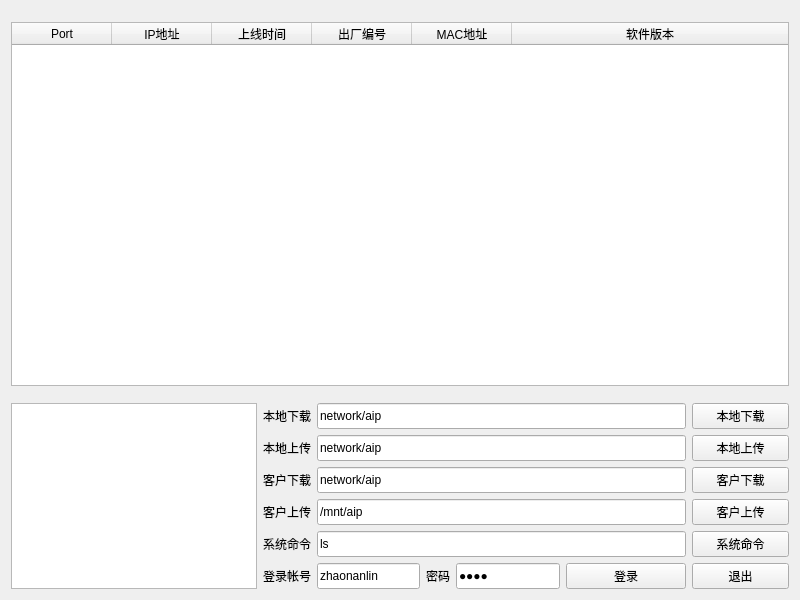
<?xml version="1.0" encoding="UTF-8"?>
<ui version="4.0">
 <class>WinClient</class>
 <widget class="QWidget" name="WinClient">
  <property name="geometry">
   <rect>
    <x>0</x>
    <y>0</y>
    <width>800</width>
    <height>600</height>
   </rect>
  </property>
  <property name="windowTitle">
   <string>WinClient</string>
  </property>
  <layout class="QVBoxLayout" name="verticalLayout_2" stretch="3,1">
   <item>
    <widget class="QWidget" name="widget_5" native="true">
     <layout class="QVBoxLayout" name="verticalLayout">
      <property name="leftMargin">
       <number>0</number>
      </property>
      <property name="rightMargin">
       <number>0</number>
      </property>
      <item>
       <widget class="QTableWidget" name="tabTcp">
        <property name="selectionBehavior">
         <enum>QAbstractItemView::SelectRows</enum>
        </property>
        <attribute name="horizontalHeaderHighlightSections">
         <bool>false</bool>
        </attribute>
        <attribute name="horizontalHeaderStretchLastSection">
         <bool>true</bool>
        </attribute>
        <attribute name="verticalHeaderHighlightSections">
         <bool>false</bool>
        </attribute>
        <column>
         <property name="text">
          <string>Port</string>
         </property>
        </column>
        <column>
         <property name="text">
          <string>IP地址</string>
         </property>
        </column>
        <column>
         <property name="text">
          <string>上线时间</string>
         </property>
        </column>
        <column>
         <property name="text">
          <string>出厂编号</string>
         </property>
        </column>
        <column>
         <property name="text">
          <string>MAC地址</string>
         </property>
        </column>
        <column>
         <property name="text">
          <string>软件版本</string>
         </property>
        </column>
       </widget>
      </item>
     </layout>
    </widget>
   </item>
   <item>
    <widget class="QWidget" name="widget_7" native="true">
     <layout class="QHBoxLayout" name="horizontalLayout_6">
      <property name="leftMargin">
       <number>0</number>
      </property>
      <property name="topMargin">
       <number>0</number>
      </property>
      <property name="rightMargin">
       <number>0</number>
      </property>
      <property name="bottomMargin">
       <number>0</number>
      </property>
      <item>
       <widget class="QWidget" name="widget_10" native="true">
        <layout class="QVBoxLayout" name="verticalLayout_4">
         <property name="leftMargin">
          <number>0</number>
         </property>
         <property name="topMargin">
          <number>0</number>
         </property>
         <property name="rightMargin">
          <number>0</number>
         </property>
         <property name="bottomMargin">
          <number>0</number>
         </property>
         <item>
          <widget class="QTextBrowser" name="Text">
           <property name="verticalScrollBarPolicy">
            <enum>Qt::ScrollBarAlwaysOff</enum>
           </property>
           <property name="horizontalScrollBarPolicy">
            <enum>Qt::ScrollBarAlwaysOff</enum>
           </property>
          </widget>
         </item>
        </layout>
       </widget>
      </item>
      <item>
       <widget class="QWidget" name="widget_2" native="true">
        <layout class="QVBoxLayout" name="verticalLayout_3">
         <property name="leftMargin">
          <number>0</number>
         </property>
         <property name="topMargin">
          <number>0</number>
         </property>
         <property name="rightMargin">
          <number>0</number>
         </property>
         <property name="bottomMargin">
          <number>0</number>
         </property>
         <item>
          <widget class="QWidget" name="widget_3" native="true">
           <layout class="QHBoxLayout" name="horizontalLayout_7">
            <property name="leftMargin">
             <number>0</number>
            </property>
            <property name="topMargin">
             <number>0</number>
            </property>
            <property name="rightMargin">
             <number>0</number>
            </property>
            <property name="bottomMargin">
             <number>0</number>
            </property>
            <item>
             <widget class="QLabel" name="label_3">
              <property name="text">
               <string>本地下载</string>
              </property>
             </widget>
            </item>
            <item>
             <widget class="QLineEdit" name="EditFileLocalGet">
              <property name="sizePolicy">
               <sizepolicy hsizetype="Expanding" vsizetype="Expanding">
                <horstretch>0</horstretch>
                <verstretch>0</verstretch>
               </sizepolicy>
              </property>
              <property name="text">
               <string>network/aip</string>
              </property>
             </widget>
            </item>
            <item>
             <widget class="QPushButton" name="KeyFileLocalGet">
              <property name="sizePolicy">
               <sizepolicy hsizetype="Minimum" vsizetype="Expanding">
                <horstretch>0</horstretch>
                <verstretch>0</verstretch>
               </sizepolicy>
              </property>
              <property name="minimumSize">
               <size>
                <width>97</width>
                <height>0</height>
               </size>
              </property>
              <property name="text">
               <string>本地下载</string>
              </property>
             </widget>
            </item>
           </layout>
          </widget>
         </item>
         <item>
          <widget class="QWidget" name="widget_8" native="true">
           <layout class="QHBoxLayout" name="horizontalLayout_4">
            <property name="leftMargin">
             <number>0</number>
            </property>
            <property name="topMargin">
             <number>0</number>
            </property>
            <property name="rightMargin">
             <number>0</number>
            </property>
            <property name="bottomMargin">
             <number>0</number>
            </property>
            <item>
             <widget class="QLabel" name="label_6">
              <property name="text">
               <string>本地上传</string>
              </property>
             </widget>
            </item>
            <item>
             <widget class="QLineEdit" name="EditFileLocalPut">
              <property name="sizePolicy">
               <sizepolicy hsizetype="Expanding" vsizetype="Expanding">
                <horstretch>0</horstretch>
                <verstretch>0</verstretch>
               </sizepolicy>
              </property>
              <property name="acceptDrops">
               <bool>false</bool>
              </property>
              <property name="text">
               <string>network/aip</string>
              </property>
             </widget>
            </item>
            <item>
             <widget class="QPushButton" name="KeyFileLocalPut">
              <property name="sizePolicy">
               <sizepolicy hsizetype="Minimum" vsizetype="Expanding">
                <horstretch>0</horstretch>
                <verstretch>0</verstretch>
               </sizepolicy>
              </property>
              <property name="minimumSize">
               <size>
                <width>97</width>
                <height>0</height>
               </size>
              </property>
              <property name="text">
               <string>本地上传</string>
              </property>
             </widget>
            </item>
           </layout>
          </widget>
         </item>
         <item>
          <widget class="QWidget" name="widget_4" native="true">
           <layout class="QHBoxLayout" name="horizontalLayout_2">
            <property name="leftMargin">
             <number>0</number>
            </property>
            <property name="topMargin">
             <number>0</number>
            </property>
            <property name="rightMargin">
             <number>0</number>
            </property>
            <property name="bottomMargin">
             <number>0</number>
            </property>
            <item>
             <widget class="QLabel" name="label_4">
              <property name="text">
               <string>客户下载</string>
              </property>
             </widget>
            </item>
            <item>
             <widget class="QLineEdit" name="EditFileClientGet">
              <property name="sizePolicy">
               <sizepolicy hsizetype="Expanding" vsizetype="Expanding">
                <horstretch>0</horstretch>
                <verstretch>0</verstretch>
               </sizepolicy>
              </property>
              <property name="text">
               <string>network/aip</string>
              </property>
             </widget>
            </item>
            <item>
             <widget class="QPushButton" name="KeyFileClientGet">
              <property name="sizePolicy">
               <sizepolicy hsizetype="Minimum" vsizetype="Expanding">
                <horstretch>0</horstretch>
                <verstretch>0</verstretch>
               </sizepolicy>
              </property>
              <property name="minimumSize">
               <size>
                <width>97</width>
                <height>0</height>
               </size>
              </property>
              <property name="text">
               <string>客户下载</string>
              </property>
             </widget>
            </item>
           </layout>
          </widget>
         </item>
         <item>
          <widget class="QWidget" name="widget_6" native="true">
           <layout class="QHBoxLayout" name="horizontalLayout_3">
            <property name="leftMargin">
             <number>0</number>
            </property>
            <property name="topMargin">
             <number>0</number>
            </property>
            <property name="rightMargin">
             <number>0</number>
            </property>
            <property name="bottomMargin">
             <number>0</number>
            </property>
            <item>
             <widget class="QLabel" name="label_5">
              <property name="text">
               <string>客户上传</string>
              </property>
             </widget>
            </item>
            <item>
             <widget class="QLineEdit" name="EditFileClientPut">
              <property name="sizePolicy">
               <sizepolicy hsizetype="Expanding" vsizetype="Expanding">
                <horstretch>0</horstretch>
                <verstretch>0</verstretch>
               </sizepolicy>
              </property>
              <property name="text">
               <string>/mnt/aip</string>
              </property>
             </widget>
            </item>
            <item>
             <widget class="QPushButton" name="KeyFileClientPut">
              <property name="sizePolicy">
               <sizepolicy hsizetype="Minimum" vsizetype="Expanding">
                <horstretch>0</horstretch>
                <verstretch>0</verstretch>
               </sizepolicy>
              </property>
              <property name="minimumSize">
               <size>
                <width>97</width>
                <height>0</height>
               </size>
              </property>
              <property name="text">
               <string>客户上传</string>
              </property>
             </widget>
            </item>
           </layout>
          </widget>
         </item>
         <item>
          <widget class="QWidget" name="widget_9" native="true">
           <layout class="QHBoxLayout" name="horizontalLayout_5">
            <property name="leftMargin">
             <number>0</number>
            </property>
            <property name="topMargin">
             <number>0</number>
            </property>
            <property name="rightMargin">
             <number>0</number>
            </property>
            <property name="bottomMargin">
             <number>0</number>
            </property>
            <item>
             <widget class="QLabel" name="label_7">
              <property name="text">
               <string>系统命令</string>
              </property>
             </widget>
            </item>
            <item>
             <widget class="QLineEdit" name="EditCmdSystem">
              <property name="sizePolicy">
               <sizepolicy hsizetype="Expanding" vsizetype="Expanding">
                <horstretch>0</horstretch>
                <verstretch>0</verstretch>
               </sizepolicy>
              </property>
              <property name="acceptDrops">
               <bool>false</bool>
              </property>
              <property name="text">
               <string>ls</string>
              </property>
             </widget>
            </item>
            <item>
             <widget class="QPushButton" name="KeyCmdSystem">
              <property name="sizePolicy">
               <sizepolicy hsizetype="Minimum" vsizetype="Expanding">
                <horstretch>0</horstretch>
                <verstretch>0</verstretch>
               </sizepolicy>
              </property>
              <property name="minimumSize">
               <size>
                <width>97</width>
                <height>0</height>
               </size>
              </property>
              <property name="text">
               <string>系统命令</string>
              </property>
             </widget>
            </item>
           </layout>
          </widget>
         </item>
         <item>
          <widget class="QWidget" name="widget" native="true">
           <layout class="QHBoxLayout" name="horizontalLayout">
            <property name="leftMargin">
             <number>0</number>
            </property>
            <property name="topMargin">
             <number>0</number>
            </property>
            <property name="rightMargin">
             <number>0</number>
            </property>
            <property name="bottomMargin">
             <number>0</number>
            </property>
            <item>
             <widget class="QLabel" name="label">
              <property name="text">
               <string>登录帐号</string>
              </property>
             </widget>
            </item>
            <item>
             <widget class="QLineEdit" name="EditUser">
              <property name="sizePolicy">
               <sizepolicy hsizetype="Expanding" vsizetype="Expanding">
                <horstretch>0</horstretch>
                <verstretch>0</verstretch>
               </sizepolicy>
              </property>
              <property name="text">
               <string>zhaonanlin</string>
              </property>
             </widget>
            </item>
            <item>
             <widget class="QLabel" name="label_2">
              <property name="text">
               <string>密码</string>
              </property>
             </widget>
            </item>
            <item>
             <widget class="QLineEdit" name="EditPassword">
              <property name="sizePolicy">
               <sizepolicy hsizetype="Expanding" vsizetype="Expanding">
                <horstretch>0</horstretch>
                <verstretch>0</verstretch>
               </sizepolicy>
              </property>
              <property name="text">
               <string>1234</string>
              </property>
              <property name="echoMode">
               <enum>QLineEdit::Password</enum>
              </property>
             </widget>
            </item>
            <item>
             <widget class="QPushButton" name="KeyLogin">
              <property name="sizePolicy">
               <sizepolicy hsizetype="Minimum" vsizetype="Expanding">
                <horstretch>0</horstretch>
                <verstretch>0</verstretch>
               </sizepolicy>
              </property>
              <property name="minimumSize">
               <size>
                <width>120</width>
                <height>0</height>
               </size>
              </property>
              <property name="text">
               <string>登录</string>
              </property>
             </widget>
            </item>
            <item>
             <widget class="QPushButton" name="KeyExit">
              <property name="sizePolicy">
               <sizepolicy hsizetype="Minimum" vsizetype="Expanding">
                <horstretch>0</horstretch>
                <verstretch>0</verstretch>
               </sizepolicy>
              </property>
              <property name="minimumSize">
               <size>
                <width>97</width>
                <height>0</height>
               </size>
              </property>
              <property name="text">
               <string>退出</string>
              </property>
             </widget>
            </item>
           </layout>
          </widget>
         </item>
        </layout>
       </widget>
      </item>
     </layout>
    </widget>
   </item>
  </layout>
 </widget>
 <layoutdefault spacing="6" margin="11"/>
 <resources/>
 <connections/>
</ui>
